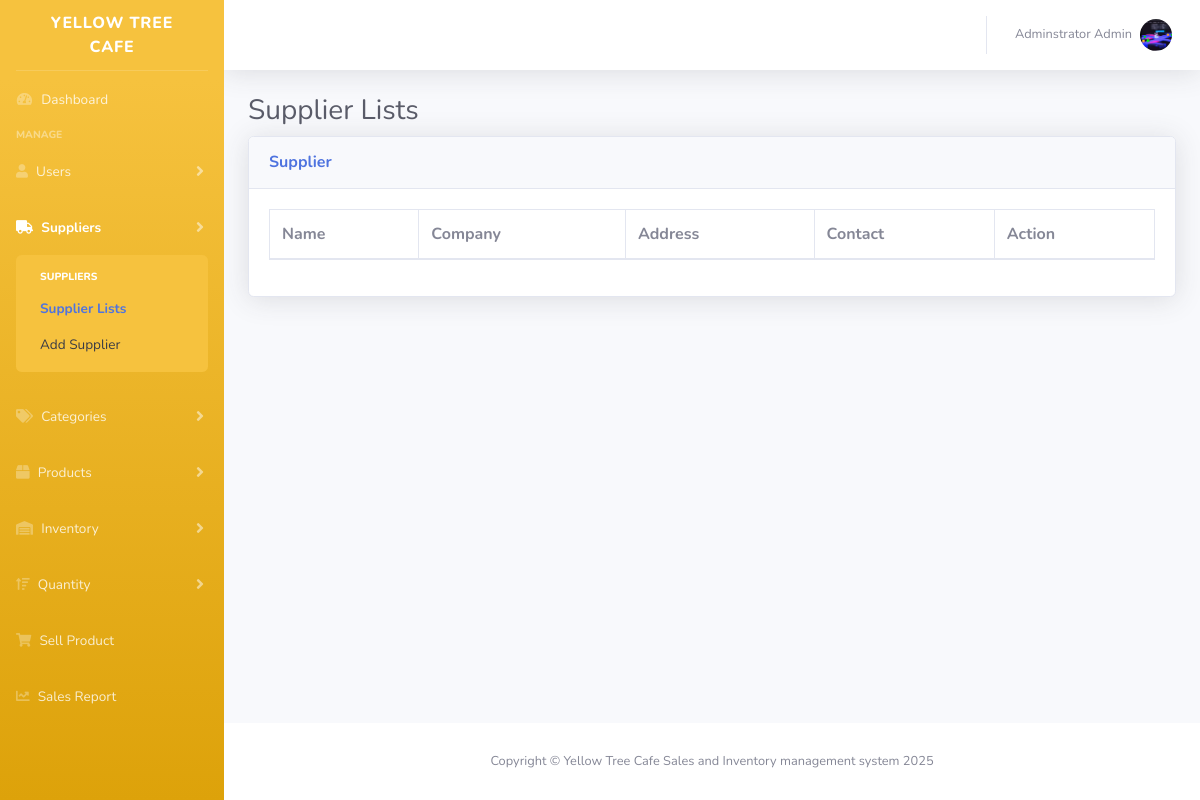
Before: /admin/index.php?page=suppliers (signed in) with the older database file.
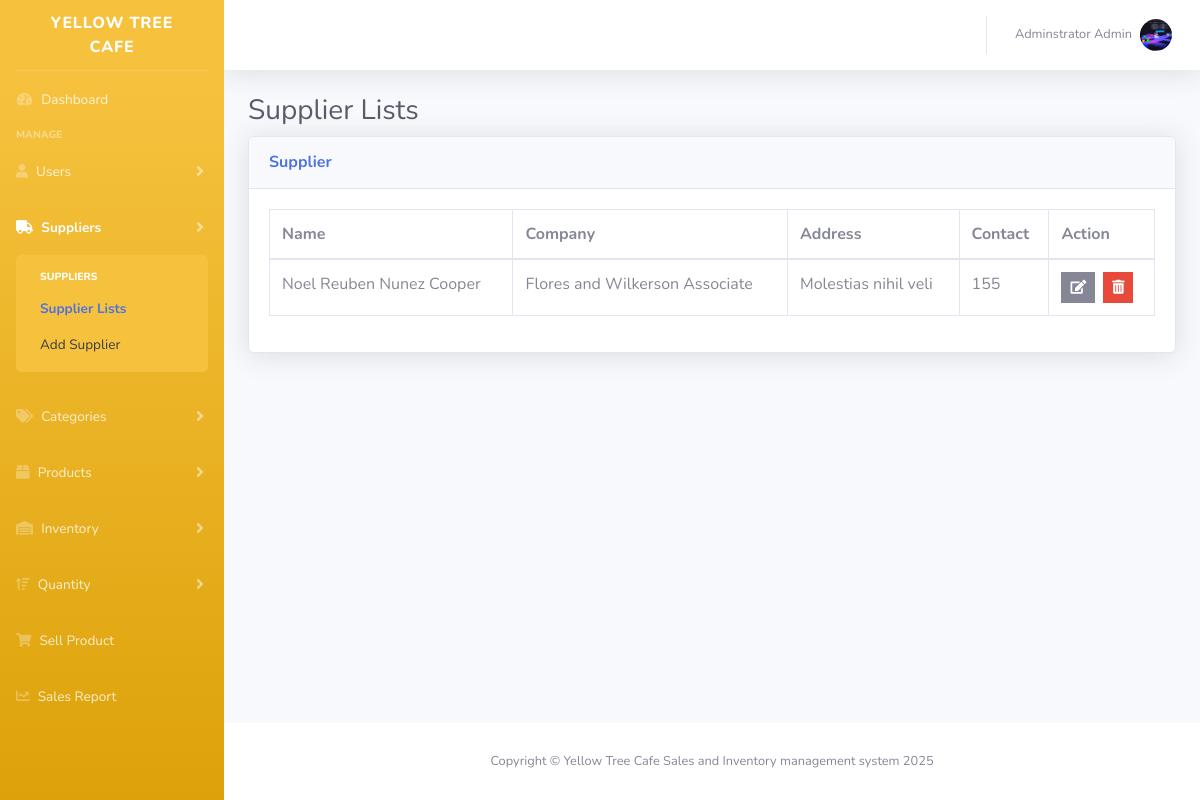
After: the same page with the newer database file.
### tables this page shows
CREATE TABLE `suppliers` (
  `id` int(11) NOT NULL,
  `fname` varchar(50) NOT NULL,
  `mname` varchar(50) NOT NULL,
  `lname` varchar(50) NOT NULL,
  `company` varchar(30) NOT NULL,
  `contact` varchar(50) NOT NULL,
  `email` varchar(30) NOT NULL,
  `address` longtext NOT NULL,
  `created_at` timestamp NOT NULL DEFAULT current_timestamp(),
  `updated_at` timestamp NOT NULL DEFAULT current_timestamp()
);

### app/session/adminSession.php (called while the page is built, shortened)
<?php
    require_once(__DIR__ . '/../init.php');
	$sql = "SELECT * FROM users WHERE id = '".$_SESSION['admin']."'";
	$query = $conn->query($sql);
	$user = $query->fetch_assoc();
?>

### includes/menubar.php (the view, shortened to what this page needs)
<nav class="navbar navbar-expand navbar-light bg-white topbar mb-4 static-top shadow">
    <ul class="navbar-nav ml-auto">
        <li class="nav-item dropdown no-arrow">
            <a class="nav-link dropdown-toggle" href="#" id="userDropdown" role="button"
                data-toggle="dropdown" aria-haspopup="true" aria-expanded="false">
                <?php
                $photo = !empty($user['photo']) ? "../plugin/img/" . $user['photo'] : "../plugin/img/default.png";
                ?>
                <span class="mr-2 d-none d-lg-inline text-gray-600 small"><?php echo $user['fname']. ' '.$user['mname']. ' '.$user['lname'] ?></span>
                <img class="img-profile rounded-circle" src="<?php echo $photo; ?>" >
            </a>
        </li>
    </ul>
</nav>

### admin/supplier.php (shortened to what this page needs)
<?php
$sql = "SELECT *, s.id AS sup_id FROM suppliers s";
$result = mysqli_query($conn, $sql);
$suppliers = mysqli_fetch_all($result, MYSQLI_ASSOC);
?>
<div class="content-wxrapper">
  <div class="container-fluid">
    <h1 class="h3 mb-2 text-gray-800">Supplier Lists</h1>
    <div class="card shadow mb-4">
      <div class="card-header py-3">
        <h6 class="m-0 font-weight-bold text-primary">Supplier</h6>
      </div>
      <div class="card-body">
        <div class="table-responsive">
        <table class="table table-bordered" id="dataTable" width="100%" cellspacing="0">
              <thead>
                <tr>
                  <th>Name</th>
                  <th>Company</th>
                  <th>Address</th>
                  <th>Contact</th>
                  <th>Action</th>
                </tr>
              </thead>
              <tbody>
                <?php foreach ($suppliers as $supplier) : ?>
                  <tr>
                    <td><?= htmlspecialchars($supplier['fname']. ' '.$supplier['mname']. ' '. $supplier['lname']) ?></td>
                    <td><?= htmlspecialchars($supplier['company']) ?></td>
                    <td><?= htmlspecialchars($supplier['address']) ?></td>
                    <td><?= htmlspecialchars($supplier['contact']) ?></td>
                    <td>
                      <div class="btn-group">
                        <a href="index.php?page=supplier_form&&edit_id=<?= $supplier['sup_id'] ?>" class="btn btn-secondary btn-sm rounded-0"><i class="fas fa-edit"></i></a>
                        <form action="../app/action/supplier_process.php" method="POST" style="display:inline;">
                          <button type="submit" class="btn btn-danger btn-sm rounded-0 ml-2" onclick="return confirm('Are you sure you want to delete this Supplier?')">
                            <i class="fas fa-trash-alt"></i>
                          </button>
                        </form>
                      </div>
                    </td>
                  </tr>
                <?php endforeach; ?>
              </tbody>
            </table>
        </div>
      </div>
    </div>
  </div>
</div>
</div>

Changed rows visible on the page:
added suppliers: fname+mname+lname "Noel Reuben Nunez Cooper", company "Flores and Wilkerson Associate", address "Molestias nihil veli", contact "155"
